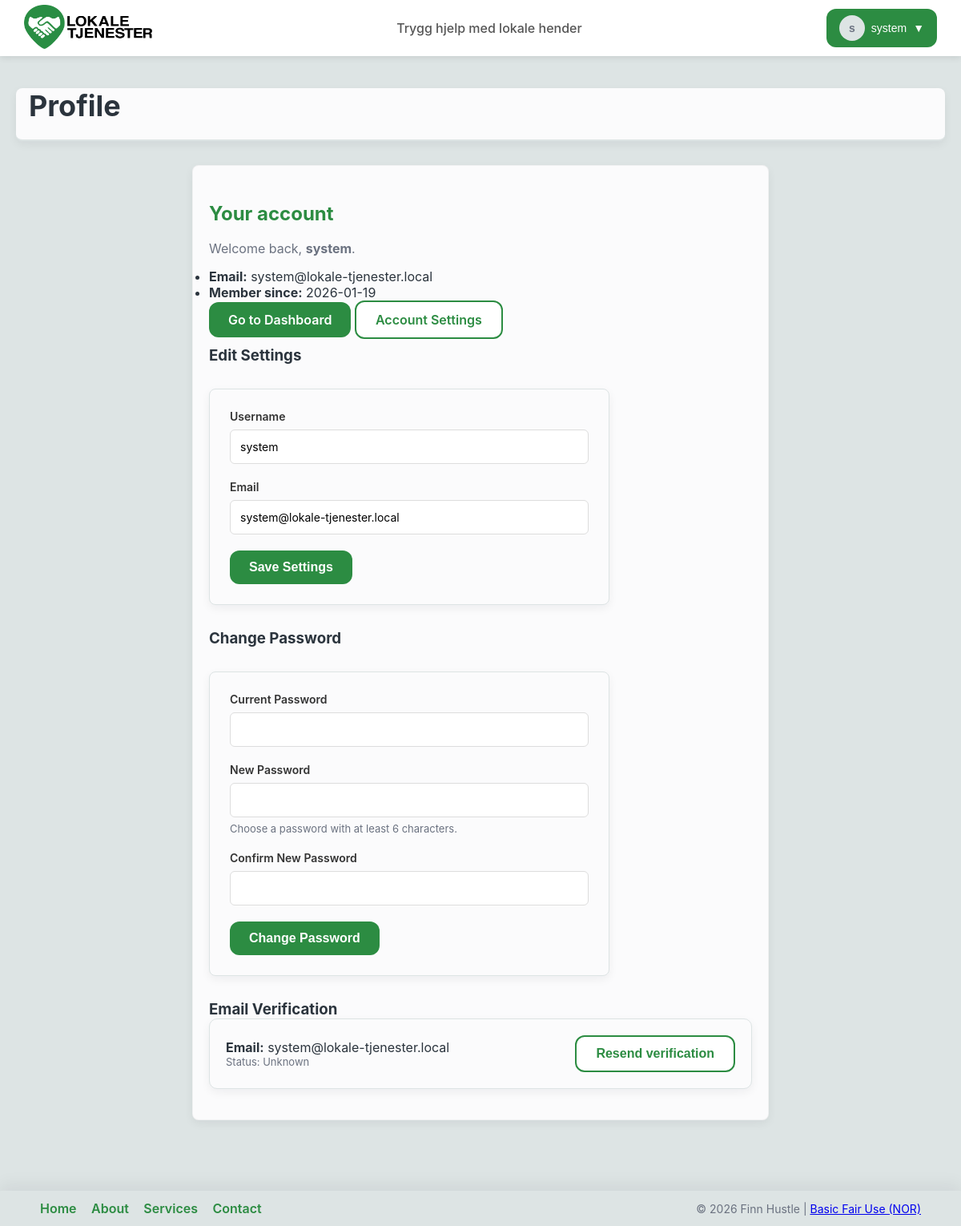
The app's page /pages.php?page=profile (signed in) with its own data.
### tables this page shows
CREATE TABLE `users` (
  `id` INT UNSIGNED NOT NULL AUTO_INCREMENT,
  `username` VARCHAR(191) NOT NULL,
  `email` VARCHAR(191) DEFAULT NULL,
  `password_hash` VARCHAR(255) DEFAULT NULL,
  `email_verified` TINYINT(1) DEFAULT 0,
  `verify_token` VARCHAR(128) DEFAULT NULL,
  `is_admin` TINYINT(1) DEFAULT 0,
  `session_duration` INT DEFAULT NULL,
  `created_at` TIMESTAMP NOT NULL DEFAULT CURRENT_TIMESTAMP,
  PRIMARY KEY (`id`),
  UNIQUE KEY `uniq_username` (`username`),
  UNIQUE KEY `uniq_email` (`email`)
);

### display.php (called while the page is built, shortened)
<?php
$DB_HOST = 'localhost';
$DB_NAME = 'lokale-tjenester';
$DB_USER = 'lokale-tjenester';
$DB_PASS = 'pwlt01!';
$conn = @new mysqli($DB_HOST, $DB_USER, $DB_PASS, $DB_NAME);
function safe_prepare($conn, $sql){
    try {
        $stmt = $conn->prepare($sql);
        return $stmt;
    } catch (mysqli_sql_exception $ex) {
        error_log('display.php: prepare exception: ' . $ex->getMessage() . ' -- SQL: ' . $sql);
        return null;
    }
}
$conn->query("CREATE TABLE IF NOT EXISTS email_tokens (
    id INT UNSIGNED AUTO_INCREMENT PRIMARY KEY,
    user_id INT UNSIGNED NOT NULL,
    token VARCHAR(64) NOT NULL UNIQUE,
    created_at TIMESTAMP DEFAULT CURRENT_TIMESTAMP,
    FOREIGN KEY (user_id) REFERENCES users(id) ON DELETE CASCADE,
    KEY (user_id),
    KEY (token)
)");
$conn->query("CREATE TABLE IF NOT EXISTS remember_tokens (
    id INT AUTO_INCREMENT PRIMARY KEY,
    user_id INT NOT NULL,
    token VARCHAR(64) NOT NULL UNIQUE,
    expires_at DATETIME NOT NULL,
    created_at TIMESTAMP DEFAULT CURRENT_TIMESTAMP,
    FOREIGN KEY (user_id) REFERENCES users(id) ON DELETE CASCADE,
    KEY (token),
    KEY (expires_at)
)");
if(isset($_SESSION['user_id']) && $conn){
    $has_is_admin = false;
    try {
        $res = $conn->query("SHOW COLUMNS FROM users LIKE 'is_admin'");
        if($res && $res->num_rows > 0) $has_is_admin = true;
    } catch (Exception $e) {
        $has_is_admin = false;
    }
    if($has_is_admin){
        $stmt = safe_prepare($conn, "SELECT username, email, created_at, COALESCE(is_admin,0) AS is_admin FROM users WHERE id = ? LIMIT 1");
    } else {
        $stmt = safe_prepare($conn, "SELECT username, email, created_at FROM users WHERE id = ? LIMIT 1");
    }
    if($stmt){
        $sessUid = isset($_SESSION['user_id']) ? intval($_SESSION['user_id']) : 0;
        $stmt->bind_param('i', $sessUid);
        $stmt->execute();
        if($has_is_admin){
            $stmt->bind_result($username, $email, $created_at, $is_admin_flag);
        } else {
            $stmt->bind_result($username, $email, $created_at);
            $stmt->fetch();
            $is_admin = false;
        }
        if($username){
            $is_logged_in = true;
            $user_name = $username;
            $user_email = $email;
            $user_created = $created_at;
        }
    }
}
        ?><!doctype html>

### pages.php (the view, shortened to what this page needs)
<?php
require_once 'display.php';
$page = isset($_GET['page']) ? $_GET['page'] : 'about';
function render_header($title, $pageClass = '') {
    global $user_name, $is_logged_in;
    ?>
<!DOCTYPE html>
<html lang="en">
<head>
    <link rel="stylesheet" href="static/style.css">
</head>
<body>
    <?php require_once 'navigation/navbar.php'; ?>
<div class="page-wrapper">
    <main class="page-main">
        <div class="page-header<?php if ($pageClass) echo ' '.htmlspecialchars($pageClass); ?>">
            <h1><?php echo htmlspecialchars($title); ?></h1>
        </div>
        <div class="page-content">
    <?php
}
function render_footer() {
    ?>
        </div>
    </main>
    <footer class="site-footer">
        <div class="footer-inner">
            <div class="footer-links">
                <a href="index2.php">Home</a>
                <a href="pages.php?page=about">About</a>
                <a href="pages.php?page=services">Services</a>
                <a href="pages.php?page=contact">Contact</a>
            </div>
            <div class="footer-right">
                <span>&copy; <?php echo date('Y'); ?> Finn Hustle</span>
                <span class="footer-sep">|</span>
                <a href="LICENSE" class="license-link">Basic Fair Use (NOR)</a>
            </div>
        </div>
    </footer>
</div>
</body>
</html>
<?php
}
switch ($page) {
        ?>
        <?php
    case 'profile':
        render_header('Profile');
        if ($is_logged_in) {
            ?>
            <div class="profile-section">
                <h2>Your account</h2>
                <p>Welcome back, <strong><?php echo htmlspecialchars($user_name); ?></strong>.</p>
                <ul>
                    <li><strong>Email:</strong> <?php echo htmlspecialchars($user_email ?? ''); ?></li>
                    <li><strong>Member since:</strong> <?php echo htmlspecialchars($user_created ? date('Y-m-d', strtotime($user_created)) : '—'); ?></li>
                </ul>
                <p class="mt-16">
                    <a class="btn btn-primary" href="pages.php?page=dashboard">Go to Dashboard</a>
                    <a class="btn btn-secondary" href="#settingsForm">Account Settings</a>
                </p>
                <h3 style="margin-top:18px;">Edit Settings</h3>
                <form id="settingsForm" class="settings-form">
                    <div class="form-group">
                        <label for="profile-username">Username</label>
                        <input id="profile-username" name="username" type="text" value="<?php echo htmlspecialchars($user_name); ?>" required>
                    </div>
                    <div class="form-group">
                        <label for="profile-email">Email</label>
                        <input id="profile-email" name="email" type="email" value="<?php echo htmlspecialchars($user_email ?? ''); ?>" required>
                    </div>
                    <button class="btn btn-primary" type="submit">Save Settings</button>
                </form>
                <h3 style="margin-top:18px;">Change Password</h3>
                <form id="passwordForm" class="settings-form">
                    <div class="form-group">
                        <label for="current-password">Current Password</label>
                        <input id="current-password" name="current_password" type="password" required>
                    </div>
                    <div class="form-group">
                        <label for="new-password">New Password</label>
                        <input id="new-password" name="new_password" type="password" required>
                        <div class="small-muted">Choose a password with at least 6 characters.</div>
                    </div>
                    <div class="form-group">
                        <label for="confirm-password">Confirm New Password</label>
                        <input id="confirm-password" name="confirm_password" type="password" required>
                    </div>
                    <button class="btn btn-primary" type="submit">Change Password</button>
                </form>
                <h3 style="margin-top:18px;">Email Verification</h3>
                <div class="lead" style="display:flex;align-items:center;justify-content:space-between;gap:12px;flex-wrap:wrap;">
                    <div>
                        <div><strong>Email:</strong> <?php echo htmlspecialchars($user_email ?? ''); ?></div>
                        <div class="small-muted">Status: <?php echo (isset($user_email) && $user_email? ( (isset($user_created) && $user_created && isset($is_logged_in) ) ? 'Unknown' : 'Unknown' ) : '—'); ?></div>
                    </div>
                    <div>
                        <button id="resendVerifyBtn" class="btn btn-secondary">Resend verification</button>
                    </div>
                </div>
            </div>
            <?php
        } else {
            ?>
            <p>You are not logged in. <a href="pages.php?page=login">Login</a></p>
            <?php
        }
        render_footer();
        break;
            ?>
        <?php
}

### navigation/navbar.php (shortened to what this page needs)
<nav>
    <div class="logo">
        <a href="index2.php">
            <img src="assets/Lokale_Tjenester.png" alt="Lokale Tjenester">
        </a>
    </div>
    <div class="nav-center"><a>Trygg hjelp med lokale hender</a></div>
    <div class="user-profile">
        <button class="user-btn">
            <div class="user-avatar"><?php echo htmlspecialchars(substr($user_name,0,1)); ?></div>
            <span><?php echo $is_logged_in ? htmlspecialchars($user_name) : 'Menu'; ?></span>
            <span>▼</span>
        </button>
    </div>
</nav>

### records on screen
users: username "s", username "system", email "system@lokale-tjenester.local", created_at "2026-01-19"

### other values on screen
$title "Profile"
